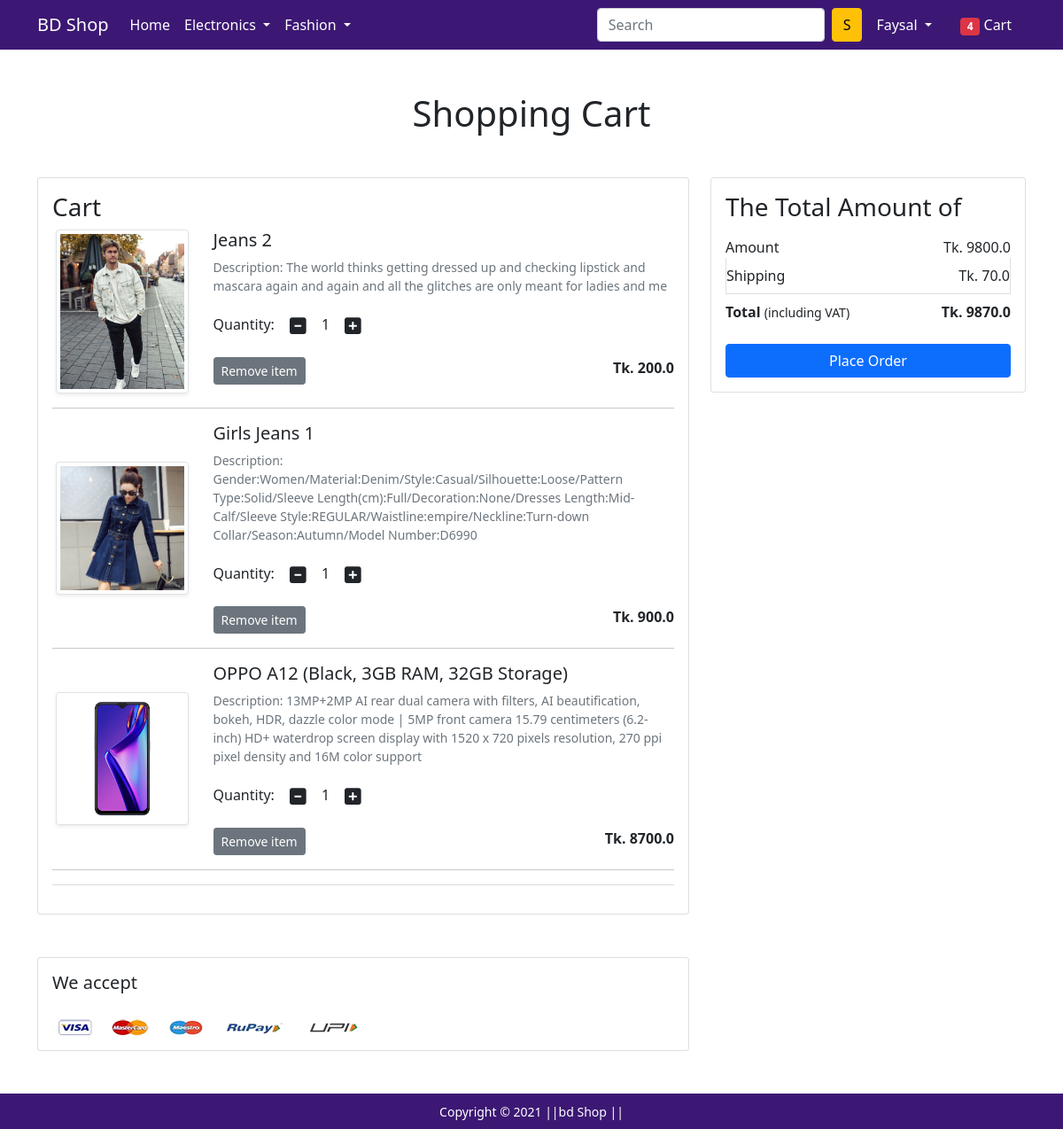
The app's page /cart/ (signed in) with its own data.
### app/models.py (models this page shows, shortened)
class Cart(models.Model):
    user = models.ForeignKey(User,on_delete=models.CASCADE)
    product = models.ForeignKey(Product,on_delete=models.CASCADE)
    quantity = models.PositiveIntegerField(default=1)

class Product(models.Model):
    title = models.CharField(max_length=100)
    selling_price = models.FloatField()
    discount_price = models.FloatField()
    description = models.TextField()
    brand = models.CharField(max_length=100)
    category = models.CharField(choices= CATEGORY_CHOICES,max_length=2)
    product_image = models.ImageField(upload_to = 'productimg')

### app/views.py (the view)
# urls.py: path('cart/', views.show_cart, name='showcart'),
@login_required
def show_cart(request):
    if request.user.is_authenticated:
        user = request.user
        cart = Cart.objects.filter(user = user)
        amount = 0.0
        shipping_amount =70.0
        cart_product = [p for p in Cart.objects.all() if p.user == user]
        if cart_product:
            for p in cart_product:
                tempamount = (p.quantity * p.product.discount_price)
                amount += tempamount
                totalamount = amount + shipping_amount
            return render(request,'app/addtocart.html',{'carts':cart,'totalamount':totalamount,'amount': amount,'shipping_amount':shipping_amount})
        else:
            return render(request,'app/emtycart.html')

### app/templates/app/addtocart.html (shortened to what this page needs)
{% extends 'app/base.html' %}
{% load static %}
{% block main-content %}
<div class="container my-5">
 <div class="row">
  <h1 class="text-center mb-5">Shopping Cart</h1>
  <div class="col-sm-8">
  <div class="card">
   <div class="card-body">
    <h3>Cart</h3>
    {% for cart in carts %}
    <div class="row">
     <div class="col-sm-3 text-center align-self-center"><img src="{{cart.product.product_image.url}}" alt="" srcset="" class="img-fluid img-thumbnail shadow-sm" height="150" width="150"> </div>
     <div class="col-sm-9">
      <div>
       <h5> {{cart.product.title}}</h5>
       <p class="mb-2 text-muted small">Description:  {{cart.product.description}}</p>
       <div class="my-3">
        <label for="quantity">Quantity:</label>
        <a class="minus-cart btn" pid="{{cart.product.id}}"><i class="fas fa-minus-square fa-lg"></i></a>
          <span id="quantity">{{cart.quantity}}</span>
        <a class="plus-cart btn" pid="{{cart.product.id}}"><i class="fas fa-plus-square fa-lg"></i></a>
       </div>
       <div class="d-flex justify-content-between">
        <a href="#" class="remove-cart btn btn-sm btn-secondary mr-3" pid="{{cart.product.id}}">Remove item </a>
        <p class="mb-0"><span><strong>Tk. {{cart.product.discount_price}}</strong></span></p>
       </div>
      </div>
     </div>
    </div>
    <hr>
    {% endfor %}
    <hr class="text-muted">
   </div>
   </div>
  </div>
  <div class="col-sm-4">
   <div class="card">
    <div class="card-body">
      <h3>The Total Amount of</h3>
      <ul class="list-group">
       <li class="list-group-item d-flex justify-content-between align-items-center border-0 px-0 pb-0">Amount<span>Tk. <span id="amount">{{amount}}</span> </span></li>
       <li class="list-group-item d-flex justify-content-between align-items-center px-0">Shipping<span>Tk. {{shipping_amount}}</span></li>
       <li class="list-group-item d-flex justify-content-between align-items-center border-0 px-0 mb-3">
        <div>
           <strong>Total</strong> <small>(including VAT)</small>
         </div>
         <span><strong>Tk. <strong id="totalamount">{{totalamount}}</strong> </strong></span>
       </li>
      </ul>
      <div class="d-grid"><a href="{% url 'checkout' %}" class="btn btn-primary">Place Order</a></div>
    </div>
   </div>
  </div>
 </div>
</div>
<div class="container">
 <div class="row">
  <div class="col-sm-8">
   <div class="card">
    <div class="card-body">
      <h5 class="mb-4">We accept</h5>
      <img src="{% static 'app/images/payment.png' %}" alt="" class="img-fluid">
    </div>
  </div>
  </div>
 </div>
</div>
{% endblock main-content %}

### app/templates/app/base.html (shortened to what this page needs)
<!doctype html>
{% load static %}
<html lang="en">
  <head>
    <link href="https://cdn.jsdelivr.net/npm/bootstrap@5.0.0-beta1/dist/css/bootstrap.min.css" rel="stylesheet">
    <link rel="stylesheet" href="{% static 'app/css/owl.carousel.min.css' %}">
    <link rel="stylesheet" href="{% static 'app/css/all.min.css' %}">
    <link rel="stylesheet" href="{% static 'app/css/style.css' %}">
  </head>
  <body>
    <nav class="navbar navbar-expand-lg navbar-dark " style="background-color: #3C1874;">
     <div class="container">
       <a class="navbar-brand" href="/">BD Shop</a>
       <div class="collapse navbar-collapse" id="navbarSupportedContent">
         <ul class="navbar-nav me-auto mb-2 mb-lg-0">
           <li class="nav-item">
             <a class="nav-link active" aria-current="page" href="/">Home</a>
           </li>
           <li class="nav-item dropdown">
             <a class="nav-link dropdown-toggle text-white" href="#" id="electronicsDropdown" role="button" data-bs-toggle="dropdown" aria-expanded="false">
               Electronics
             </a>
           </li>
           <li class="nav-item dropdown">
             <a class="nav-link dropdown-toggle text-white" href="#" id="fashionDropdown" role="button" data-bs-toggle="dropdown" aria-expanded="false">
               Fashion
             </a>
           </li>
         </ul>
         <form class="d-flex">
           <input class="form-control me-2" type="search" placeholder="Search" aria-label="Search">
           <button class="btn btn-warning" type="submit">S</button>
         </form>
         <div>
          <ul class="navbar-nav me-auto mb-2 mb-lg-0">
            {% if request.user.is_authenticated %}
           <li class="nav-item dropdown mx-2">
              <a class="nav-link dropdown-toggle text-white" href="#" id="profileDropdown" role="button" data-bs-toggle="dropdown" aria-expanded="false">
               {{request.user.username | capfirst }}
              </a>
            </li>
            <li class="nav-item mx-2">
             <a href="{% url 'showcart' %}" class="nav-link text-white"><span class="badge bg-danger">4</span> Cart </a>
            </li>
            {% endif %}
          </ul>
         </div>
       </div>
     </div>
    </nav>
    {% block main-content %} {% endblock main-content %}
    <footer class="container-fluid  text-center p-2 mt-5" style="background-color: #3C1874;">
        <small class="text-white">Copyright &copy; 2021 ||bd Shop || </small>
    </footer>
  </body>
</html>

### records on screen
Cart: product.product_image (picture), product "Jeans 2", product.description "The world thinks getting dressed up and checking lipstick and mascara again and again and all the glitches are only meant for ladies and me", quantity "1", product.discount_price "200.0"
Cart: product.product_image (picture), product "Girls Jeans 1", product.description "Gender:Women/Material:Denim/Style:Casual/Silhouette:Loose/Pattern Type:Solid/Sleeve Length(cm):Full/Decoration:None/Dresses Length:Mid-Calf/Sleeve Style:REGULAR/Waistline:empire/Neckline:Turn-down Collar/Season:Autumn/Model Number:D6990", quantity "1", product.discount_price "900.0"
Cart: product.product_image (picture), product "OPPO A12 (Black, 3GB RAM, 32GB Storage)", product.description "13MP+2MP AI rear dual camera with filters, AI beautification, bokeh, HDR, dazzle color mode | 5MP front camera 15.79 centimeters (6.2-inch) HD+ waterdrop screen display with 1520 x 720 pixels resolution, 270 ppi pixel density and 16M color support", quantity "1", product.discount_price "8700.0"

### other values on screen
{{ request.user.username | capfirst }} "Faysal"
{{ amount }} "9800.0"
{{ shipping_amount }} "70.0"
{{ totalamount }} "9870.0"
